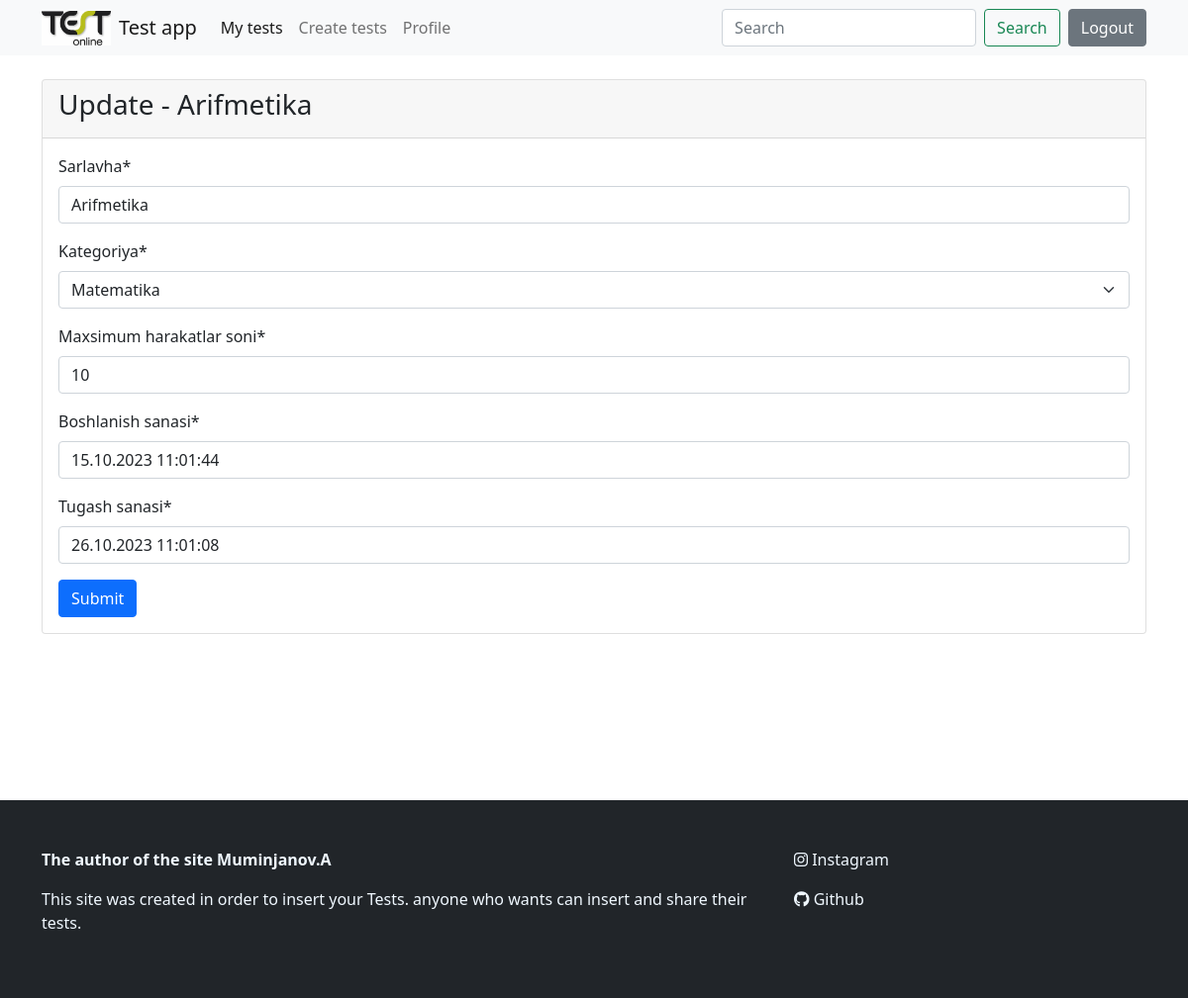
Page /update_test/1/ (signed in) on the committed database.
### main/models.py (models this page shows, shortened)
class Test(models.Model):
    author = models.ForeignKey(User, on_delete=models.CASCADE, verbose_name="avtor")
    category = models.ForeignKey(Category, on_delete=models.CASCADE, verbose_name="kategoriya")
    title = models.CharField(max_length=250, verbose_name="sarlavha")
    maximum_attemps = models.PositiveIntegerField(verbose_name="maxsimum harakatlar soni")
    pass_percentage = models.PositiveIntegerField(default=60)
    start_date = models.DateTimeField(default=timezone.now, verbose_name="boshlanish sanasi")
    end_data = models.DateTimeField(default=(timezone.now()+timezone.timedelta(days=2)), verbose_name="tugash sanasi")
    class Meta:
        verbose_name = "Test"
        verbose_name_plural = "Testlar"

### main/views.py (the view, shortened to what this page needs)
# urls.py: path("update_test/<int:test_id>/", update_test, name="update_test"),
@login_required(login_url="login")
def update_test(request, test_id):
    test = Test.objects.get(id=test_id)
    user = request.user
    if user == test.author:
        form = TestForm(instance=test)
        return render(request, "update_test.html", {'form':form, 'test':test})
    else:
        messages.error(request, "Bu Test sizga tegishli emas.")
        return redirect("login")

### main/forms.py
class TestForm(ModelForm):
    class Meta:
        model = Test
        fields = ['title', 'category', 'maximum_attemps', 'start_date', 'end_data']

### main/models.py (called while the page is built)
    def __str__(self):
        return str(self.name)

### templates/update_test.html (shortened to what this page needs)
{% extends 'base.html' %}
{% load crispy_forms_tags %}
{% block content %}
    <div class="card mt-4">
        <div class="card-header">
            <h3>Update - {{test.title}}</h3>
        </div>
        <div class="card-body">
            <form method="post"> {% csrf_token %}
                {{ form|crispy }}
                <button class="btn btn-primary" type="submit">Submit</button>
            </form>
        </div>
    </div>
{% endblock content %}
{% block footer %}
      <footer class="py-5 bg-dark">
        <div class="container">
          <div class="row">
                <div class="col-md-8">
                    <p style="color: aliceblue;"><b>The author of the site Muminjanov.A</b></p>
                    <p style="color: aliceblue;">This site was created in order to insert your Tests. anyone who wants can insert and share their tests.</p>
                </div>
                <div class="col-md-4">
                    <p><a style="text-decoration: none; color: aliceblue;" href="https://instagram.com/priler_04?igshid=NzZlODBkYWE4Ng=="><i class="fa-brands fa-instagram"></i> Instagram</a></p>
                    <p><a style="text-decoration: none; color: aliceblue;" href="https://github.com/akbarmuminjanov"><i class="fa-brands fa-github"></i> Github</a></p>
                </div>
          </div>
        </div>
      </footer>
{% endblock footer %}

### rows in the picture
Test: title "Arifmetika", category "Matematika", maximum_attemps "10", start_date "15.10.2023 11:01:44", end_data "26.10.2023 11:01:08"
